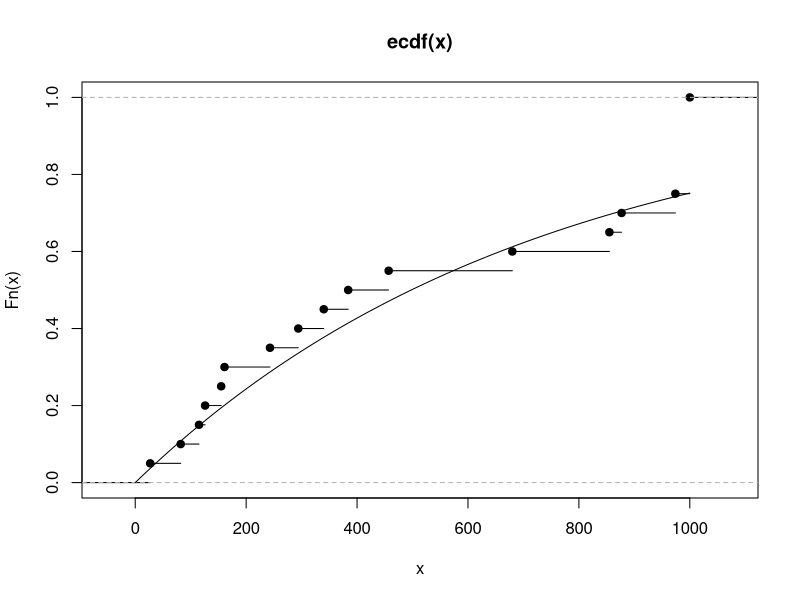

Write R code to recreate this figure.
x = c(27, 82, 115, 126, 155, 161, 243, 294, 340, 384, 457, 680, 855, 877, 974, 1000, 1000, 1000, 1000, 1000)

n = length(x)

f_exp = function(x,theta){
  dexp(x,1/theta)
}

F_exp = function(x,theta){
  pexp(x,1/theta)
}

minus_like_function1<- function(x,theta){
  -sum(log(f_exp(x[1:15],theta)))-5*log((1-F_exp(1000,theta)))
}

out1 = nlm(minus_like_function1,mean(x),x=x)
out1
MLE = out1$estimate

plot(ecdf(x))
curve(pexp(x,1/out1$estimate),0,1000,add=TRUE)

